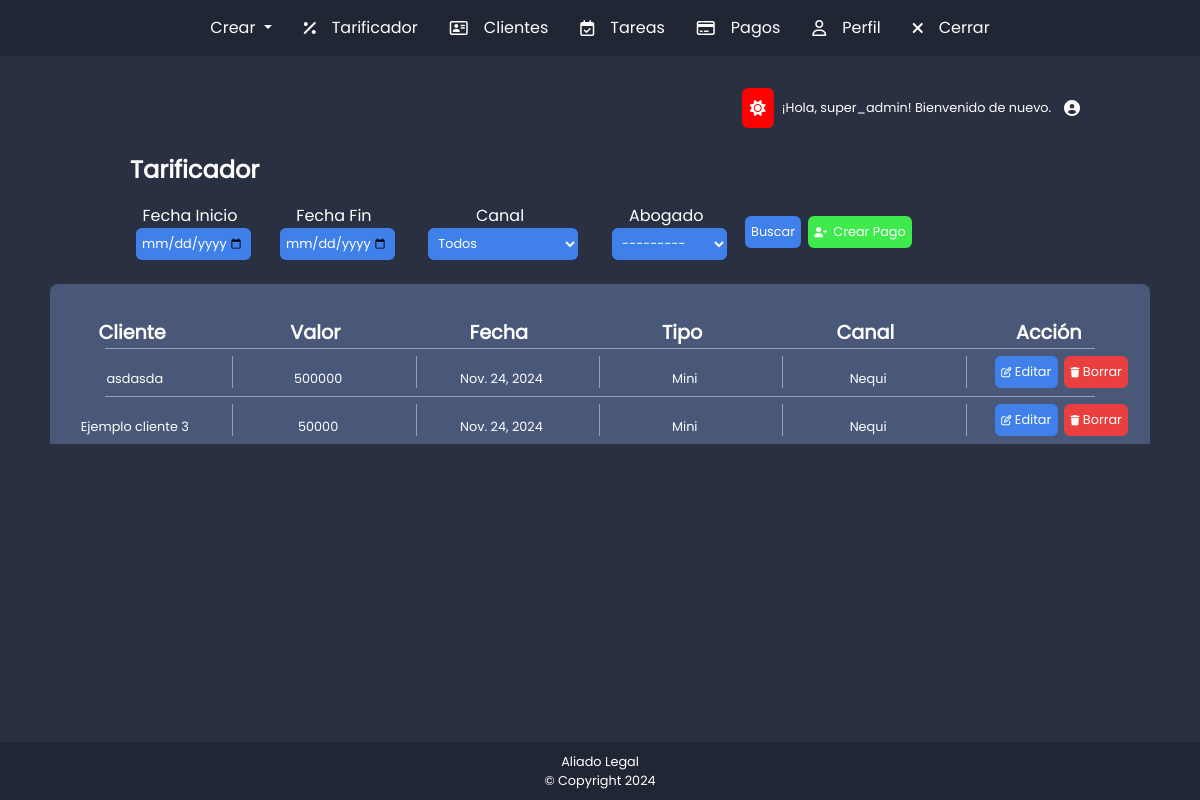
Screenshot of /tariffing/ (signed in) with the database file from the repository.
### payments/models.py (models this page shows, shortened)
class Payments(models.Model):
    comprobante = models.IntegerField()  # comprobante
    cliente = models.ForeignKey(Cliente, related_name='paymets', on_delete=models.CASCADE)
    valor_pago = models.IntegerField()  # Valor del pago en número entero
    fecha_pago = models.DateField()  # Fecha del pago
    TIPO_VENTA_CHOICES = [
        ('mini', 'Mini'),
        ('nueva', 'Nueva'),
        ('cuota', 'Cuota'),
    ]
    tipo_venta = models.CharField(max_length=5, choices=TIPO_VENTA_CHOICES)
    CANAL_PAGO_CHOICES = [
        ('nequi', 'Nequi'),
        ('efectivo', 'Efectivo'),
        ('transferencia', 'Transferencia Bancaria'),
    ]
    canal_pago = models.CharField(max_length=15, choices=CANAL_PAGO_CHOICES)

### clients/models.py (models this page shows, shortened)
class Cliente(models.Model):
    nombres = models.CharField(max_length=255)
    telefono = models.CharField(max_length=15)
    abogado = models.ForeignKey(User, related_name='clientes', on_delete=models.CASCADE)

### tariffing/views.py (the view)
# urls.py: path("", views.consultar_tarifas, name="consultar_tarifas"),
@user_passes_test(es_moderador)
def consultar_tarifas(request):
    form = TariffingFilterForm(request.GET)
    pagos = Payments.objects.all()
    if form.is_valid():
        fecha_inicio = form.cleaned_data.get("fecha_inicio")
        fecha_fin = form.cleaned_data.get("fecha_fin")
        abogado = form.cleaned_data.get("abogado")
        canal = form.cleaned_data.get("canal")
        if fecha_inicio:
            pagos = pagos.filter(fecha_pago__gte=fecha_inicio)
        if fecha_fin:
            pagos = pagos.filter(fecha_pago__lte=fecha_fin)
        if abogado:
            pagos = pagos.filter(cliente__abogado=abogado)
        if canal:
            pagos = pagos.filter(canal_pago=canal)
    return render(request, "create_tariff.html", {"form": form, "pagos": pagos})

### tariffing/context_processor.py (called while the page is built)
def is_moderator(request):
    if request.user.is_authenticated:
        return {'is_moderator': request.user.groups.filter(name='Moderador').exists()}
    return {'is_moderator': False}

### tariffing/views.py (called while the page is built)
def es_moderador(user):
    return user.groups.filter(name="Moderador").exists()

### tariffing/templates/create_tariff.html (shortened to what this page needs)
{% extends 'base.html' %}
{% load static %}
{% block content %}
<link rel="stylesheet" href="{% static 'create_tariff.css' %}">
<div class="container-fluid divbody">
    <div class="row">
        <div class="col-1 pruebat1"></div>
        <div class="col-10">
            <div class="row">
                <div class="col-12 divFormularioTarificador">
                    <p class="tituloClientes">Tarificador</p>
                </div>
            </div>
        </div>
        <div class="col-1 pruebat3"></div>
    </div>
    <div class="row">
        <div class="col-1 pruebat1"></div>
        <div class="col-10">
            <div class="row">
                <div class="col-12 divFormularioTarificador">
                    <form action="" class="formFiltrarNombreNumero">
                        <label for="fecha_inicio" class="labelFormulario"> Fecha Inicio
                            {{ form.fecha_inicio }}
                        </label>
                        <label for="fecha_fin" class="labelFormulario"> Fecha Fin
                            {{ form.fecha_fin }}
                        </label>
                        <label for="canal" class="labelFormulario"> Canal
                            {{ form.canal }}
                        </label>
                        <label for="abogado" class="labelFormulario"> Abogado
                            {{ form.abogado }}
                        </label>
                        <button type="submit" class="botonEnviarFormularioFiltrar">Buscar</button>
                    </form>
                    <a href="{% url 'payments:crear_pago' %}">
                        <button class="botonCrearCliente">
                            <i class="fa-solid fa-user-plus"></i>
                            Crear Pago
                        </button>
                    </a>
                </div>
            </div>
        </div>
        <div class="col-1 pruebat3"></div>
    </div>
</div>
    <div class="row testteste mt-3">
        <div class="col-11">
            <div class="row tablaTitulosClientes">
                <div class="col-2 divtitulosTablasClientes">
                    <p class="titulosTabla">Cliente</p>
                </div>
                <div class="col-2 divtitulosTablasClientes">
                    <p class="titulosTabla">Valor</p>
                </div>
                <div class="col-2 divtitulosTablasClientes">
                    <p class="titulosTabla">Fecha</p>
                </div>
                <div class="col-2 divtitulosTablasClientes">
                    <p class="titulosTabla">Tipo</p>
                </div>
                <div class="col-2 divtitulosTablasClientes">
                    <p class="titulosTabla">Canal</p>
                </div>
                <div class="col-2 divtitulosTablasClientes">
                    <p class="titulosTabla">Acción</p>
                </div>
            </div>
        </div>
    </div>
    {% for pago in pagos %}
    <div class="row testteste">
        <div class="col-11">
            <div class="row tablaDatosClientes">
                <div class="col-2 divdatosClientesT">
                    <p class="datosCliente">{{ pago.cliente.nombres }}</p>
                </div>
                <div class="col-2 divdatosClientesT">
                    <p class="datosCliente">{{ pago.valor_pago }}</p>
                </div>
                <div class="col-2 divdatosClientesT">
                    <p class="datosCliente">{{ pago.fecha_pago }}</p>
                </div>
                <div class="col-2 divdatosClientesT">
                    <p class="datosCliente">{{ pago.get_tipo_venta_display }}</p>
                </div>
                <div class="col-2 divdatosClientesT">
                    <p class="datosCliente">{{ pago.get_canal_pago_display }}</p>
                </div>
                <div class="col-2 divtitulosTablasClientes">
                    <a href="{% url 'payments:editar_pago' pago.id %}">
                        <button class="botonEditar">
                            <i class="fa-regular fa-pen-to-square"></i>
                            Editar
                        </button>
                    </a>
                    <form action="{% url 'payments:borrar_pago' pago.id %}" method="post" style="display:inline;">
                        <button type="submit" class="botonEliminar" onclick="return confirm('¿Estás seguro de borrar esta tarea?');">
                            <i class="fa-solid fa-trash"></i>
                            Borrar
                        </button>
                    </form>
                </div>
            </div>
        </div>
    </div>
    {% endfor %}
{% endblock %}

### templates/base.html (shortened to what this page needs)
{% load static %}
<!DOCTYPE html>
<html lang="es">
<head>
    <link rel="stylesheet" href="{% static 'base.css' %}">
</head>
<body>
<div class="containerCreado">
    {% include 'navbar.html' %}
    <main>
        {% if user.is_authenticated %}
        <div class="container-fluid divbody">
            <div class="row">
                <div class="col-1 pruebat1"></div>
                <div class="col-10">
                    <div class="pruebat2">
                        <button class="botonCambioTema"><i class="fa-solid fa-sun"></i></button>
                        <p class="nombreUser">¡Hola, {{ user.username }}! Bienvenido de nuevo.</p>
                        <i class="fa-solid fa-circle-user"></i>
                    </div>
                </div>
                <div class="col-1 pruebat3"></div>
            </div>
        </div>
        {% else %}
            <p>¡Hola! Por favor, inicia sesión.</p>
        {% endif %}
        <div class="container-fluid">
            {% block content %}
            {% endblock %}
        </div>
    </main>
    <footer>
        <center>
            <p class="textoFooter">Aliado Legal</p>
            <p class="textoFooter">© Copyright 2024</p>
        </center>
    </footer>
</div>
</body>
</html>

### static/base.css (style rules this page uses)
.containerCreado { display: grid; min-height: 100vh; grid-template-rows: auto 1fr auto; }
main { background-color: #293042; }
.divbody { background-color: #293042; flex: 1; }
.pruebat1 { background-color: #293042; }
.pruebat2 { display: flex; align-items: center; justify-content: end; background-color: #293042; border-radius: 6px; padding: 0.5em; margin-top: 1em; }
.pruebat3 { background-color: #293042; }
p { margin-bottom: 0rem !important; }
.botonCambioTema { border-style: none; background-color: red; border-radius: 6px; padding: 0.5em; transition: color 0.3s ease-in-out; margin: 0.5em; }
.nombreUser { font-family: "Poppins"; color: white !important; font-weight: 400; font-size: 0.8em; margin-right: 1em; }
.fa-sun, .fa-circle-user { color: white !important; font-size: 1em !important; }
footer { background-color: #202634; color: white; text-align: center; padding: 10px 0; position: relative;; }
.textoFooter { font-family: "Poppins"; color: white !important; font-weight: 400; font-size: 0.8em; }

### static/create_tariff.css (style rules this page uses)
.tituloClientes { font-family: "Poppins"; color: white !important; font-weight: 600; font-size: 1.5em; margin-left: 0.5em; text-decoration: none; }
.inputBuscarPago { font-family: "Poppins"; color: white !important; font-weight: 400; font-size: 0.8em; margin-left: 0.5em; text-decoration: none; background-color: #3f80ea; border-style: none; border-radius: 6px; padding: 0.5em; width: 80%; transition: background-color 0.3s ease-in-out; }
.inputBuscarPago::placeholder { color: white; }
.formFiltrarNombreNumero { display: flex; align-items: center; justify-content: end; }
.botonEnviarFormularioFiltrar { font-family: "Poppins"; color: white !important; font-weight: 400; font-size: 0.8em; margin-left: 0.5em; text-decoration: none; background-color: #3f80ea; border-style: none; border-radius: 6px; padding: 0.5em; transition: background-color 0.3s ease-in-out; }
a { text-decoration: none; }
.botonCrearCliente { display: flex; align-items: center; justify-content: center; gap: 0.5em; font-family: "Poppins"; color: white !important; font-weight: 400; font-size: 0.8em; margin-left: 0.5em; text-decoration: none; background-color: #3fea4d; border-style: none; border-radius: 6px; padding: 0.5em; transition: background-color 0.3s ease-in-out; }
.botonCrearCliente i { margin: 0; }
.tablaTitulosClientes { display: flex; justify-content: center; background-color: #495779; border-radius: 8px 8px 0px 0px; padding-top: 1em; }
.divtitulosTablasClientes { display: flex; justify-content: center; align-content: stretch; align-items: center; }
.titulosTabla { font-family: "Poppins"; color: white !important; font-weight: 600; font-size: 1.2em; margin-right: 1em; margin-top: 1em; text-align: center; }
.tablaDatosClientes { display: flex; justify-content: center; background-color: #495779; border-radius: 0px; padding-top: 0.5em; padding-bottom: 0.5em; position: relative; }
.tablaDatosClientes::before { content: ""; position: absolute; top: 0; left: 5%; width: 90%; height: 1px; background-color: rgba(255, 255, 255, 0.438); }
.divdatosClientesT { display: flex; justify-content: center; border-style: solid; border-width: 0px 1px 0px 0px; border-color: rgba(255, 255, 255, 0.438); }
.datosCliente { font-family: "Poppins"; color: white !important; font-weight: 400; font-size: 0.8em; margin-right: 1em; margin-top: 1em; }
.botonEditar { font-family: "Poppins"; color: white !important; font-weight: 400; font-size: 0.8em; margin-left: 0.5em; text-decoration: none; background-color: #3f80ea; border-style: none; border-radius: 6px; padding: 0.5em; transition: background-color 0.3s ease-in-out; }
.botonEliminar { font-family: "Poppins"; color: white !important; font-weight: 400; font-size: 0.8em; margin-left: 0.5em; text-decoration: none; background-color: #ea3f3f; border-style: none; border-radius: 6px; padding: 0.5em; transition: background-color 0.3s ease-in-out; }
.fa-user-plus, .fa-pen-to-square, .fa-trash { color: white !important; font-size: 0.8em !important; }
.testteste { display: flex; justify-content: center; }
.labelFormulario { display: flex; flex-direction: column; align-items: center; font-family: "Poppins"; color: white !important; font-weight: 400; font-size: 1em; text-decoration: none; }
.divFormularioTarificador { display: flex; align-items: center; justify-content: flex-start; background-color: #293042; border-radius: 6px; padding: 0.5em; }

### rows the page displays
Payments: cliente.nombres "asdasda", valor_pago "500000", fecha_pago "Nov. 24, 2024", tipo_venta "Mini", canal_pago "Nequi"
Payments: cliente.nombres "Ejemplo cliente 3", valor_pago "50000", fecha_pago "Nov. 24, 2024", tipo_venta "Mini", canal_pago "Nequi"

### other values shown
{{ user.username }} "super_admin"
